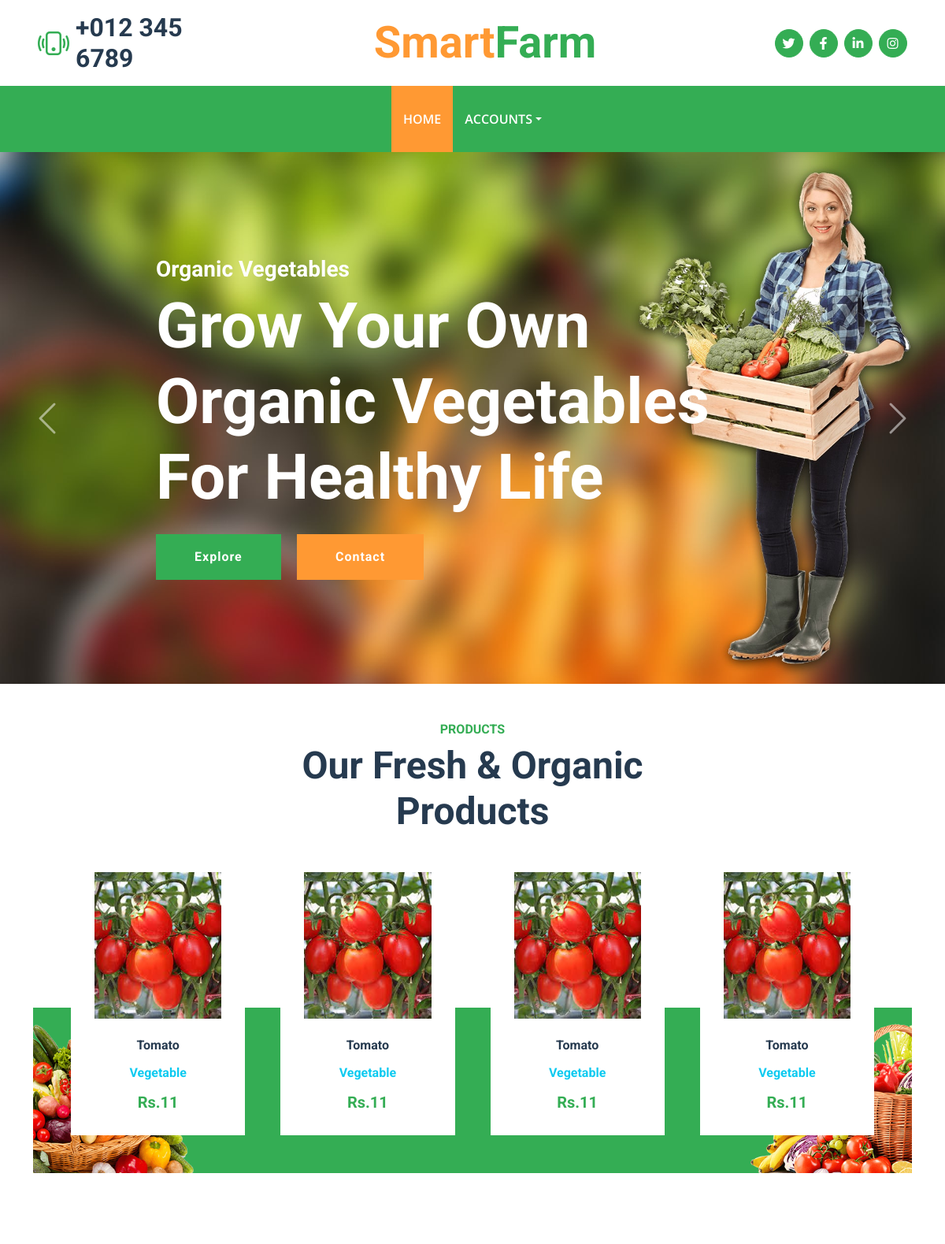
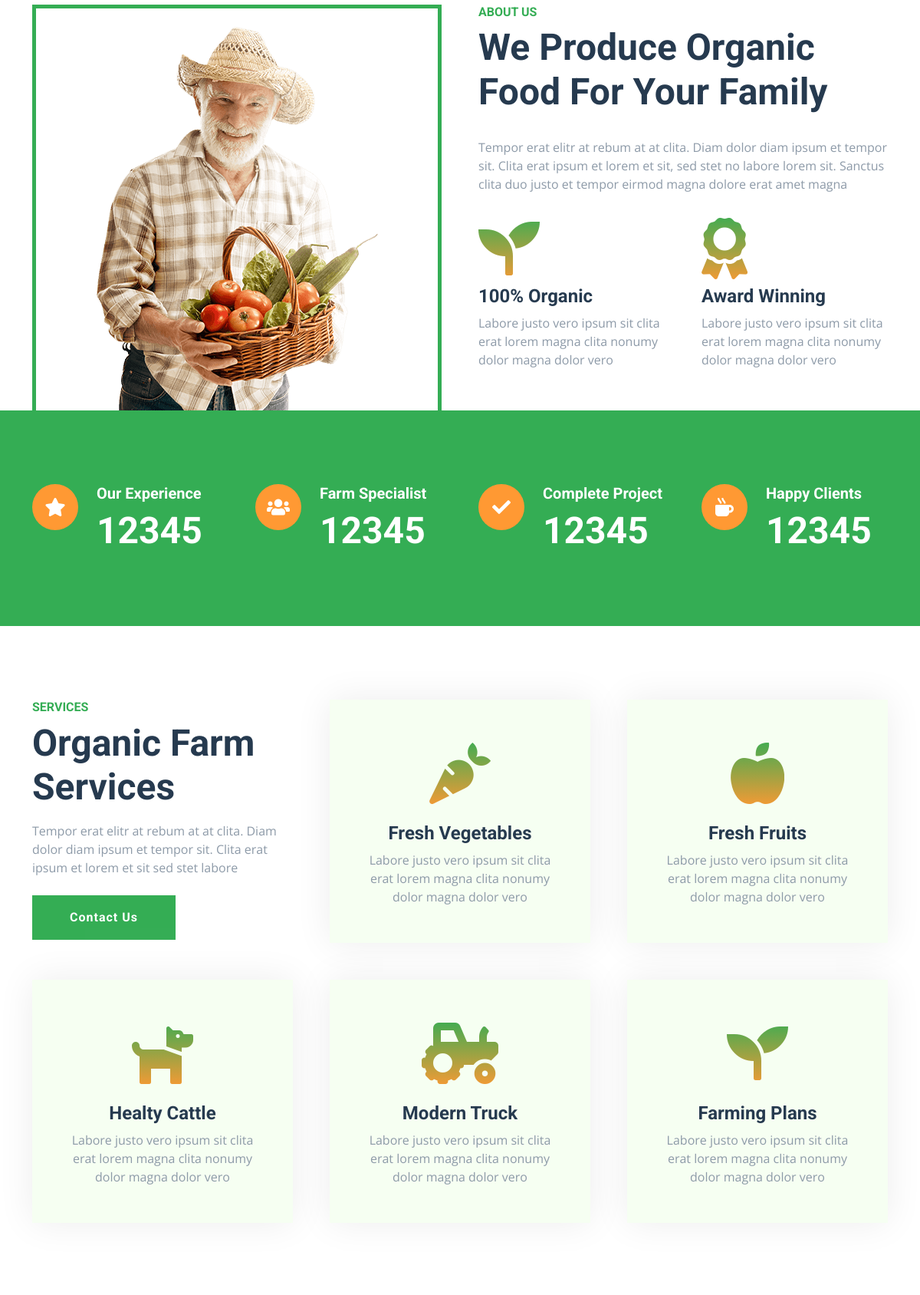
The page / (upper part) on the database its author committed (2 pictures, top to bottom).
### Products/models.py (models this page shows)
class ProductForCustomer(models.Model):
    options = (
    ("Fruits","Fruits"),
    ("Vegetable","Vegetable"),
    ("other","other")
    )
    Product_Name = models.CharField(max_length=244)
    Product_Category = models.CharField(max_length=255,choices=options)
    Product_price = models.IntegerField()
    Product_Discription = models.CharField(max_length=1000)
    Product_Stock = models.IntegerField()
    Product_Image = models.FileField(upload_to="Customer_products")
    user = models.ForeignKey(User,on_delete=models.CASCADE,null=True,blank=True)
    date = models.DateField(auto_now_add=True)
    status = models.BooleanField(default=False)

### Home/decorators.py (the view)
    def wrapper_function(request, *args, **kwargs):
        group = None
        if request.user.is_authenticated:
            if request.user.groups.exists():
                group = request.user.groups.all()[0].name
            if group == None:
                return redirect('UserConfirmation')
            if group == 'customer':
                return view_func(request, *args, **kwargs)
            if group == 'farmer':
                return redirect('FarmerHome')
            if group == 'admin':
                return redirect('AdminHome')
            if group == "expert":
                return redirect("ExpertHome")
        else:
            return view_func(request, *args, **kwargs)

### Home/views.py (called while the page is built)
@admin_only
def Index(request):
    products = ProductForCustomer.objects.all()
    context = {
        "products":products
    }
    return render(request,"index.html",context)

### templates/index.html (shortened to what this page needs)
{% load static %}
<!DOCTYPE html>
<html lang="en">
<head>
    <link href="https://cdnjs.cloudflare.com/ajax/libs/font-awesome/5.15.0/css/all.min.css" rel="stylesheet">
    <link href="https://cdn.jsdelivr.net/npm/bootstrap-icons@1.4.1/font/bootstrap-icons.css" rel="stylesheet">
    <link href="{%static 'lib/owlcarousel/assets/owl.carousel.min.css' %}" rel="stylesheet">
    <link href="{%static 'css/bootstrap.min.css' %}" rel="stylesheet">
    <link href="{%static 'css/style.css' %}" rel="stylesheet">
</head>
<body>
    <div class="container-fluid px-5 d-none d-lg-block">
        <div class="row gx-5 py-3 align-items-center">
            <div class="col-lg-3">
                <div class="d-flex align-items-center justify-content-start">
                    <i class="bi bi-phone-vibrate fs-1 text-primary me-2"></i>
                    <h2 class="mb-0">+012 345 6789</h2>
                </div>
            </div>
            <div class="col-lg-6">
                <div class="d-flex align-items-center justify-content-center">
                    <a href="{%url 'Index' %}" class="navbar-brand ms-lg-5">
                        <h1 class="m-0 display-4 text-primary"><span class="text-secondary">Smart</span>Farm</h1>
                    </a>
                </div>
            </div>
            <div class="col-lg-3">
                <div class="d-flex align-items-center justify-content-end">
                    <a class="btn btn-primary btn-square rounded-circle me-2" href="#"><i class="fab fa-twitter"></i></a>
                    <a class="btn btn-primary btn-square rounded-circle me-2" href="#"><i class="fab fa-facebook-f"></i></a>
                    <a class="btn btn-primary btn-square rounded-circle me-2" href="#"><i class="fab fa-linkedin-in"></i></a>
                    <a class="btn btn-primary btn-square rounded-circle" href="#"><i class="fab fa-instagram"></i></a>
                </div>
            </div>
        </div>
    </div>
    <nav class="navbar navbar-expand-lg bg-primary navbar-dark shadow-sm py-3 py-lg-0 px-3 px-lg-5">
        <div class="collapse navbar-collapse" id="navbarCollapse">
            <div class="navbar-nav mx-auto py-0">
                <a href="{%url 'Index' %}" class="nav-item nav-link active">Home</a>
            {% if request.user.is_authenticated %}
                <a href="{%url 'AllProducts' %}" class="nav-item nav-link">Product</a>
                <a href="{%url 'CustomerMybooking' %}" class="nav-item nav-link">My bookings</a>
                <div class="nav-item dropdown">
                    <a href="#" class="nav-link dropdown-toggle" data-bs-toggle="dropdown">{{request.user}}</a>
                    <div class="dropdown-menu m-0">
                        <a href="{%url 'SignOut' %}" class="dropdown-item">LOGOUT</a>
                    </div>
                </div>
                {% else %}
                <div class="nav-item dropdown">
                    <a href="#" class="nav-link dropdown-toggle" data-bs-toggle="dropdown">Accounts</a>
                </div>
            {% endif %}
            </div>
        </div>
    </nav>
{% block content %}
    <div class="container-fluid p-0">
        <div id="header-carousel" class="carousel slide carousel-fade" data-bs-ride="carousel">
            <div class="carousel-inner">
                <div class="carousel-item active">
                    <img class="w-100" src="{%static 'img/carousel-1.jpg' %}" alt="Image">
                    <div class="carousel-caption top-0 bottom-0 start-0 end-0 d-flex flex-column align-items-center justify-content-center">
                        <div class="text-start p-5" style="max-width: 900px;">
                            <h3 class="text-white">Organic Vegetables</h3>
                            <h1 class="display-1 text-white mb-md-4"> Grow Your Own Organic Vegetables For Healthy Life</h1>
                            <a href="" class="btn btn-primary py-md-3 px-md-5 me-3">Explore</a>
                            <a href="" class="btn btn-secondary py-md-3 px-md-5">Contact</a>
                        </div>
                    </div>
                </div>
            </div>
            <button class="carousel-control-prev" type="button" data-bs-target="#header-carousel"
                data-bs-slide="prev">
                <span class="carousel-control-prev-icon" aria-hidden="true"></span>
            </button>
            <button class="carousel-control-next" type="button" data-bs-target="#header-carousel"
                data-bs-slide="next">
                <span class="carousel-control-next-icon" aria-hidden="true"></span>
            </button>
        </div>
    </div>
<div class="container-fluid py-5">
    <div class="container">
        <div class="mx-auto text-center mb-5" style="max-width: 500px;">
            <h6 class="text-primary text-uppercase">Products</h6>
            <h1 class="display-5">Our Fresh & Organic Products</h1>
        </div>
        <div class="owl-carousel product-carousel px-5">
            {% for prod in products  %}
            <div class="pb-5">
                <div class="product-item position-relative bg-white d-flex flex-column text-center">
                    <img class="img-fluid mb-4" src="{{prod.Product_Image.url}}" height="200px" alt="">
                    <h6 class="mb-3">{{prod.Product_Name}}</h6>
                    <h6 class="mb-3 text-info" >{{prod.Product_Category}}</h6>
                    <h5 class="text-primary mb-0">Rs.{{prod.Product_price}}</h5>
                </div>
            </div>
            {% endfor %}
        </div>
    </div>
</div>
    <div class="container-fluid about pt-5">
        <div class="container">
            <div class="row gx-5">
                <div class="col-lg-6 mb-5 mb-lg-0">
                    <div class="d-flex h-100 border border-5 border-primary border-bottom-0 pt-4">
                        <img class="img-fluid mt-auto mx-auto" src="{%static 'img/about.png' %}">
                    </div>
                </div>
                <div class="col-lg-6 pb-5">
                    <div class="mb-3 pb-2">
                        <h6 class="text-primary text-uppercase">About Us</h6>
                        <h1 class="display-5">We Produce Organic Food For Your Family</h1>
                    </div>
                    <p class="mb-4">Tempor erat elitr at rebum at at clita. Diam dolor diam ipsum et tempor sit. Clita erat ipsum et lorem et sit, sed stet no labore lorem sit. Sanctus clita duo justo et tempor eirmod magna dolore erat amet magna</p>
                    <div class="row gx-5 gy-4">
                        <div class="col-sm-6">
                            <i class="fa fa-seedling display-1 text-secondary"></i>
                            <h4>100% Organic</h4>
                            <p class="mb-0">Labore justo vero ipsum sit clita erat lorem magna clita nonumy dolor magna dolor vero</p>
                        </div>
                        <div class="col-sm-6">
                            <i class="fa fa-award display-1 text-secondary"></i>
                            <h4>Award Winning</h4>
                            <p class="mb-0">Labore justo vero ipsum sit clita erat lorem magna clita nonumy dolor magna dolor vero</p>
                        </div>
                    </div>
                </div>
            </div>
        </div>
    </div>
    <div class="container-fluid bg-primary facts py-5 mb-5">
        <div class="container py-5">
            <div class="row gx-5 gy-4">
                <div class="col-lg-3 col-md-6">
                    <div class="d-flex">
                        <div class="bg-secondary rounded-circle d-flex align-items-center justify-content-center mb-3" style="width: 60px; height: 60px;">
                            <i class="fa fa-star fs-4 text-white"></i>
                        </div>
                        <div class="ps-4">
                            <h5 class="text-white">Our Experience</h5>
                            <h1 class="display-5 text-white mb-0" data-toggle="counter-up">12345</h1>
                        </div>
                    </div>
                </div>
                <div class="col-lg-3 col-md-6">
                    <div class="d-flex">
                        <div class="bg-secondary rounded-circle d-flex align-items-center justify-content-center mb-3" style="width: 60px; height: 60px;">
                            <i class="fa fa-users fs-4 text-white"></i>
                        </div>
                        <div class="ps-4">
                            <h5 class="text-white">Farm Specialist</h5>
                            <h1 class="display-5 text-white mb-0" data-toggle="counter-up">12345</h1>
                        </div>
                    </div>
                </div>
                <div class="col-lg-3 col-md-6">
                    <div class="d-flex">
                        <div class="bg-secondary rounded-circle d-flex align-items-center justify-content-center mb-3" style="width: 60px; height: 60px;">
                            <i class="fa fa-check fs-4 text-white"></i>
                        </div>
                        <div class="ps-4">
                            <h5 class="text-white">Complete Project</h5>
                            <h1 class="display-5 text-white mb-0" data-toggle="counter-up">12345</h1>
                        </div>
                    </div>
                </div>
                <div class="col-lg-3 col-md-6">
                    <div class="d-flex">
                        <div class="bg-secondary rounded-circle d-flex align-items-center justify-content-center mb-3" style="width: 60px; height: 60px;">
                            <i class="fa fa-mug-hot fs-4 text-white"></i>
                        </div>
                        <div class="ps-4">
                            <h5 class="text-white">Happy Clients</h5>
                            <h1 class="display-5 text-white mb-0" data-toggle="counter-up">12345</h1>
                        </div>
                    </div>
                </div>
            </div>
        </div>
    </div>
    <div class="container-fluid py-5">
        <div class="container">
            <div class="row g-5">
                <div class="col-lg-4 col-md-6">
                    <div class="mb-3">
                        <h6 class="text-primary text-uppercase">Services</h6>
                        <h1 class="display-5">Organic Farm Services</h1>
                    </div>
                    <p class="mb-4">Tempor erat elitr at rebum at at clita. Diam dolor diam ipsum et tempor sit. Clita erat ipsum et lorem et sit sed stet labore</p>
                    <a href="" class="btn btn-primary py-md-3 px-md-5">Contact Us</a>
                </div>
                <div class="col-lg-4 col-md-6">
                    <div class="service-item bg-light text-center p-5">
                        <i class="fa fa-carrot display-1 text-primary mb-3"></i>
                        <h4>Fresh Vegetables</h4>
                        <p class="mb-0">Labore justo vero ipsum sit clita erat lorem magna clita nonumy dolor magna dolor vero</p>
                    </div>
                </div>
                <div class="col-lg-4 col-md-6">
                    <div class="service-item bg-light text-center p-5">
                        <i class="fa fa-apple-alt display-1 text-primary mb-3"></i>
                        <h4>Fresh Fruits</h4>
                        <p class="mb-0">Labore justo vero ipsum sit clita erat lorem magna clita nonumy dolor magna dolor vero</p>
                    </div>
                </div>
                <div class="col-lg-4 col-md-6">
                    <div class="service-item bg-light text-center p-5">
                        <i class="fa fa-dog display-1 text-primary mb-3"></i>
                        <h4>Healty Cattle</h4>
                        <p class="mb-0">Labore justo vero ipsum sit clita erat lorem magna clita nonumy dolor magna dolor vero</p>
                    </div>
                </div>
                <div class="col-lg-4 col-md-6">
                    <div class="service-item bg-light text-center p-5">
                        <i class="fa fa-tractor display-1 text-primary mb-3"></i>
                        <h4>Modern Truck</h4>
                        <p class="mb-0">Labore justo vero ipsum sit clita erat lorem magna clita nonumy dolor magna dolor vero</p>
                    </div>
                </div>
                <div class="col-lg-4 col-md-6">
                    <div class="service-item bg-light text-center p-5">
                        <i class="fa fa-seedling display-1 text-primary mb-3"></i>
                        <h4>Farming Plans</h4>
                        <p class="mb-0">Labore justo vero ipsum sit clita erat lorem magna clita nonumy dolor magna dolor vero</p>
                    </div>
                </div>
            </div>
        </div>
    </div>
{% endblock %}
</body>
</html>

### static/css/style.css (style rules this page uses)
:root { --primary: #34AD54; --secondary: #FF9933; --light: #F6FFF2; --dark: #263A4F; }
.btn { font-family: 'Roboto', sans-serif; letter-spacing: 1px; font-weight: 700; transition: .5s; }
.btn-primary, .btn-secondary { color: #FFFFFF; }
.btn-square { width: 36px; height: 36px; }
.btn-square, .btn-sm-square, .btn-lg-square { padding-left: 0; padding-right: 0; text-align: center; }
.navbar-dark .navbar-nav .nav-link { padding: 30px 15px; font-size: 16px; font-weight: 600; color: #FFFFFF; text-transform: uppercase; transition: .5s; }
.navbar-dark .navbar-nav .nav-link:hover, .navbar-dark .navbar-nav .nav-link.active { background: var(--secondary); }
.carousel-control-prev, .carousel-control-next { width: 10%; }
.carousel-control-prev-icon, .carousel-control-next-icon { width: 3rem; height: 3rem; }
.service-item { box-shadow: 0 0 45px #EDEDED; transition: .5s; }
.about i, .service-item i { background-image: linear-gradient(var(--primary), var(--secondary)); -webkit-background-clip: text; -webkit-text-fill-color: transparent; transition: .5s; }
.product-item { padding: 0 30px 30px 30px; }
.product-item h5 { transition: .5s; }
.product-carousel::after { position: absolute; content: ""; width: 100%; height: 55%; bottom: 0; left: 0; background: url(../img/bg-product-1.png) left bottom no-repeat, url(../img/bg-product-2.png) right bottom no-repeat; background-size: contain; background-color: var(--primary); z-index: -1; }

### rows shown on the page
ProductForCustomer: Product_Image (picture), Product_Name "Tomato", Product_Category "Vegetable", Product_price "11"
